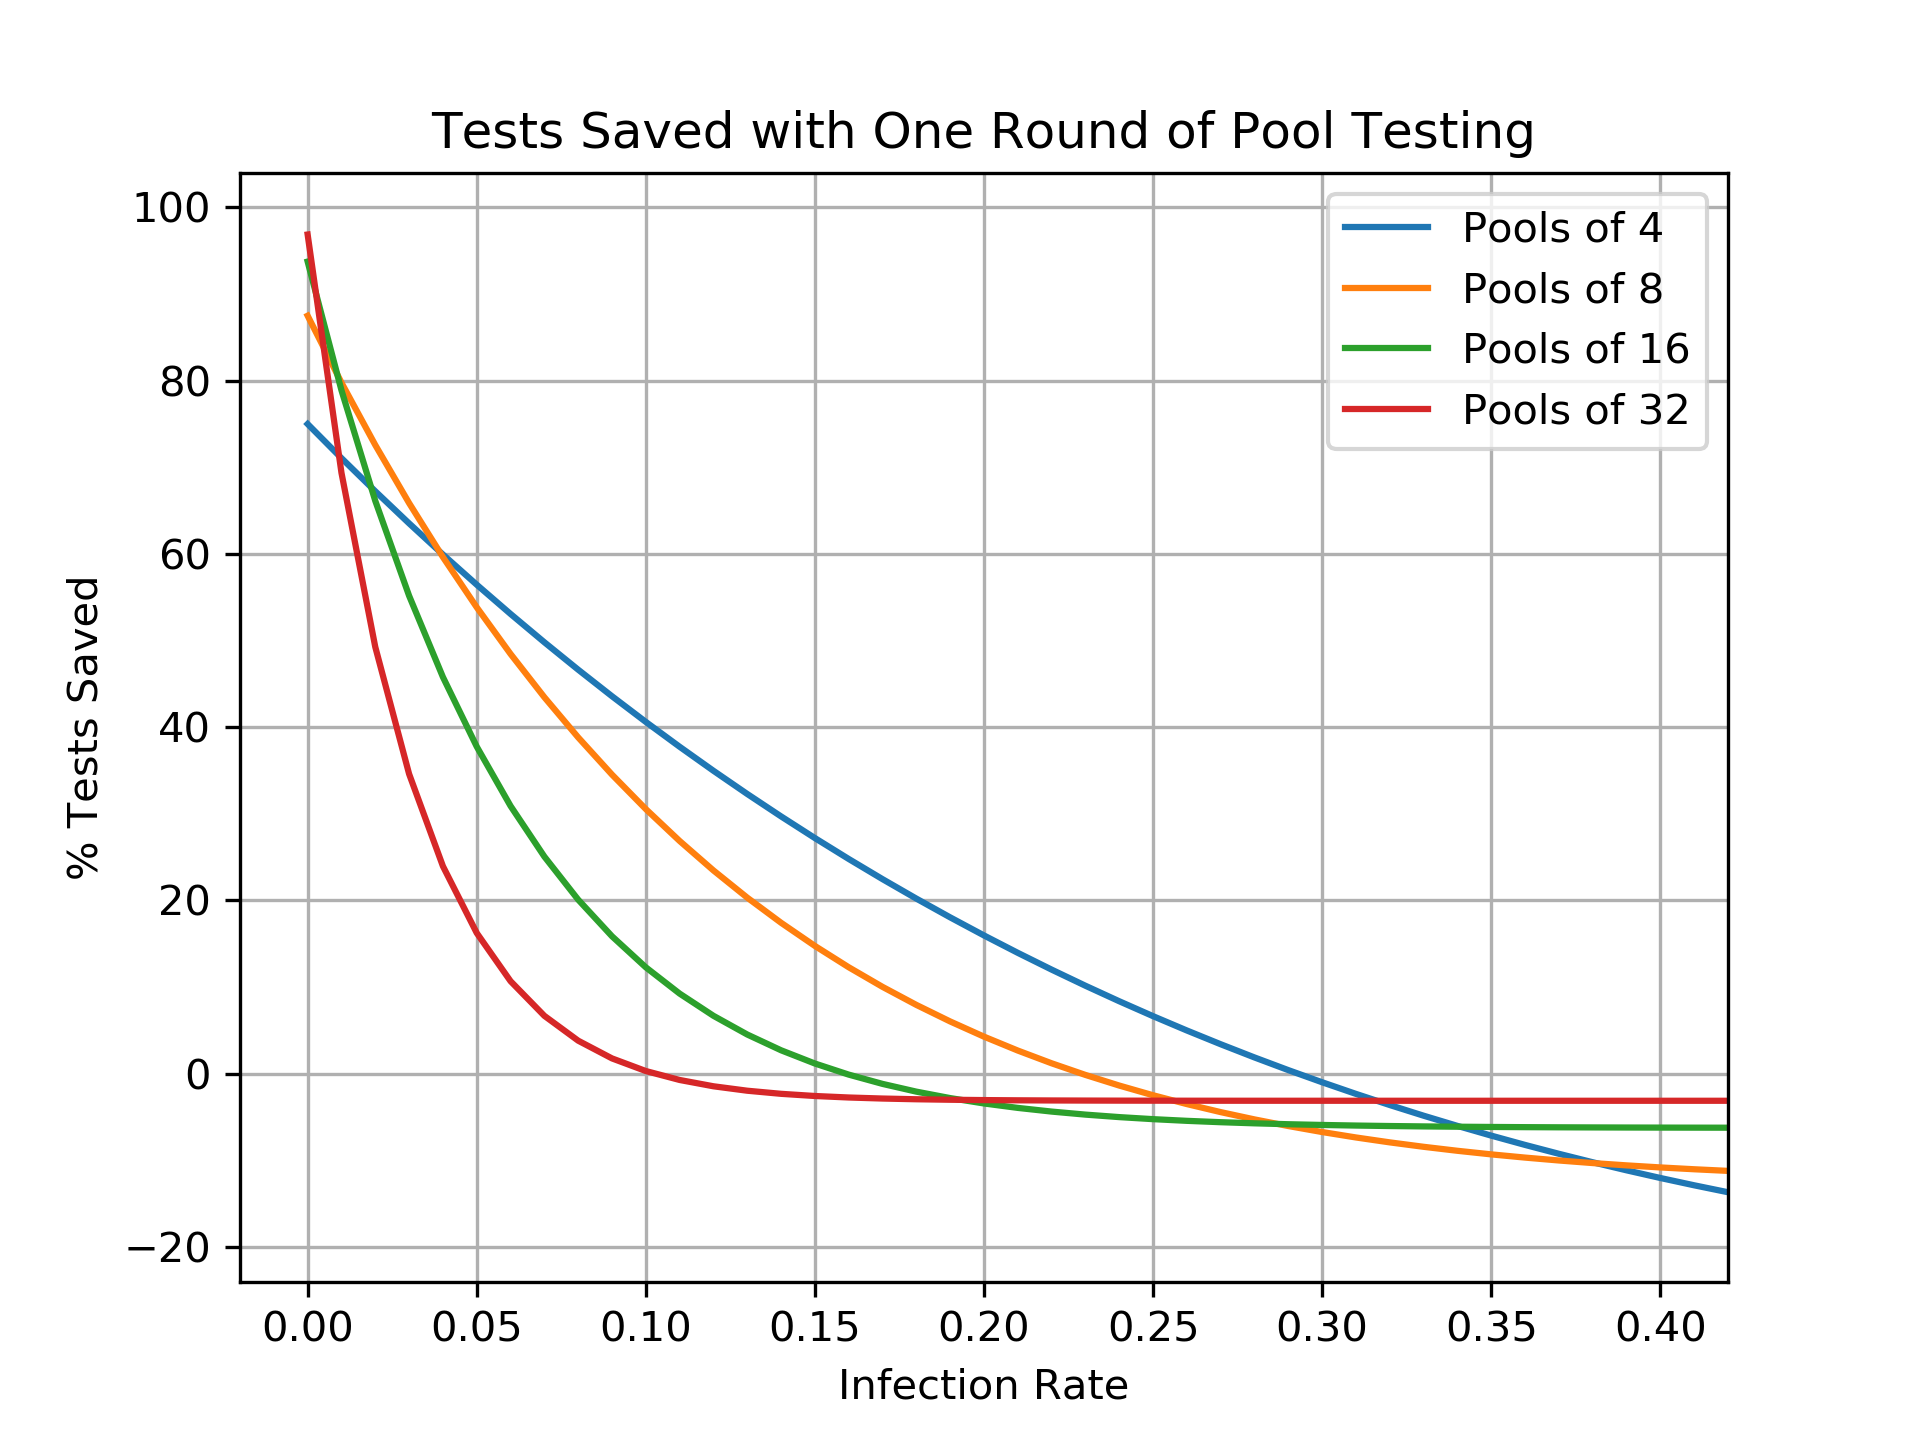

Source code (Python):
import math
import matplotlib.pyplot as plt
import numpy as np

if __name__ == '__main__':
    # Plot the tests saved for various pool sizes.
    fig, ax = plt.subplots()
    x = [i for i in np.arange(0.0, 1.01, 0.01)]
    ax.plot(x, [(math.pow(1 - i, 4) - 1.0/4.0) * 100 for i in x], color='C0', label='Pools of 4')
    ax.plot(x, [(math.pow(1 - i, 8) - 1.0/8.0) * 100 for i in x], color='C1', label='Pools of 8')
    ax.plot(x, [(math.pow(1 - i, 16) - 1.0/16.0) * 100 for i in x], color='C2', label='Pools of 16')
    ax.plot(x, [(math.pow(1 - i, 32) - 1.0/32.0) * 100 for i in x], color='C3', label='Pools of 32')

    plt.xlim(-0.02, 0.42)
    plt.ylim(-24, 104)
    ax.set(title='Tests Saved with One Round of Pool Testing', xlabel='Infection Rate', ylabel='% Tests Saved')
    ax.grid()
    ax.legend(loc='upper right')
    fig.savefig('savingsplot.png', dpi=300)
